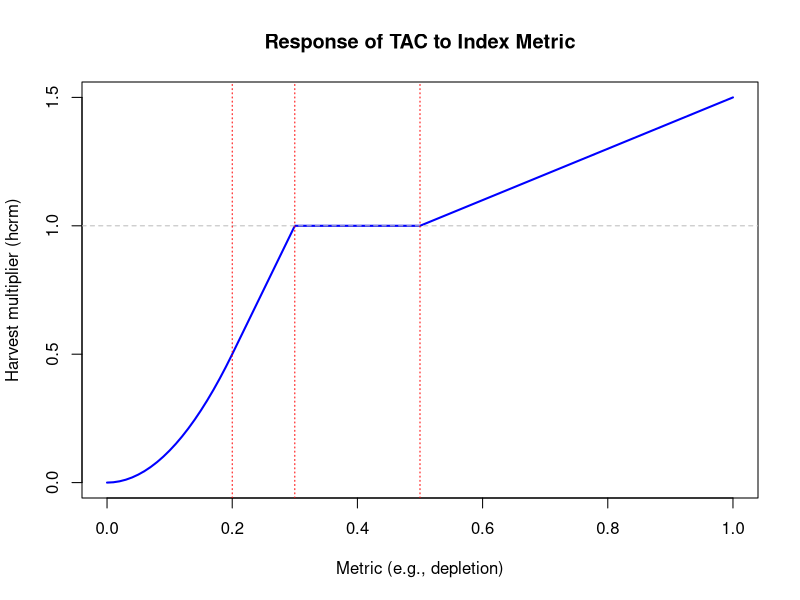
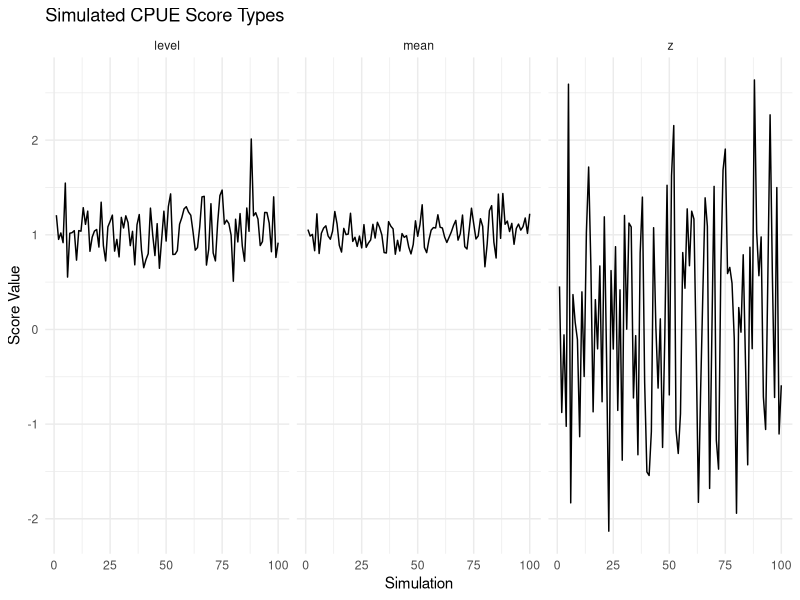

Recreate these plots in R, in order.
## ---- chunk 1
#| label: plot_hcrm
plot_hcrm <- function(target = 0.4, width = 0.1, sloperatio = 0.2, metric_range = seq(0, 1, 0.01)) {
  bufflow <- target - width
  buffupp <- target + width
  lim <- target - 2 * width

  hcrm <- ifelse(metric_range <= lim,
    ((metric_range / lim)^2) / 2,
    ifelse(metric_range < bufflow,
      0.5 * (1 + (metric_range - lim) / (bufflow - lim)),
      ifelse(metric_range < buffupp,
        1,
        1 + sloperatio * 1 / (2 * (bufflow - lim)) * (metric_range - buffupp)
      )
    )
  )

  plot(metric_range, hcrm,
    type = "l", col = "blue", lwd = 2,
    xlab = "Metric (e.g., depletion)", ylab = "Harvest multiplier (hcrm)",
    main = "Response of TAC to Index Metric"
  )
  abline(h = 1, col = "gray", lty = 2)
  abline(v = c(lim, bufflow, buffupp), col = "red", lty = 3)
}
plot_hcrm(target = 0.4, width = 0.1, sloperatio = 0.2)
## ---- chunk 2
#| message: false
library(dplyr)
library(tidyr)
library(ggplot2)

# Simulate CPUE data
set.seed(42)
n_sim <- 100
n_year <- 10
ind_sim <- matrix(rlnorm(n_sim * n_year, meanlog = log(1), sdlog = 0.2), nrow = n_sim)

# Reference: all years; "recent" period: years 9-10
ref_mean <- rowMeans(ind_sim)
ref_sd <- apply(ind_sim, 1, sd)

z_scores <- (ind_sim[, 10] - ref_mean) / ref_sd
mean_scores <- rowMeans(ind_sim[, 9:10]) / ref_mean
raw_scores <- ind_sim[, 10]

# Reshape for plotting
score_df <- tibble(
  sim = 1:n_sim,
  z = z_scores,
  mean = mean_scores,
  level = raw_scores
) %>% pivot_longer(cols = -sim, names_to = "score_type", values_to = "score")

ggplot(score_df, aes(x = sim, y = score)) +
  geom_line() +
  # facet_wrap(~score_type, scales = "free_y") +
  facet_wrap(~score_type) +
  labs(
    title = "Simulated CPUE Score Types",
    x = "Simulation",
    y = "Score Value"
  ) +
  theme_minimal()
